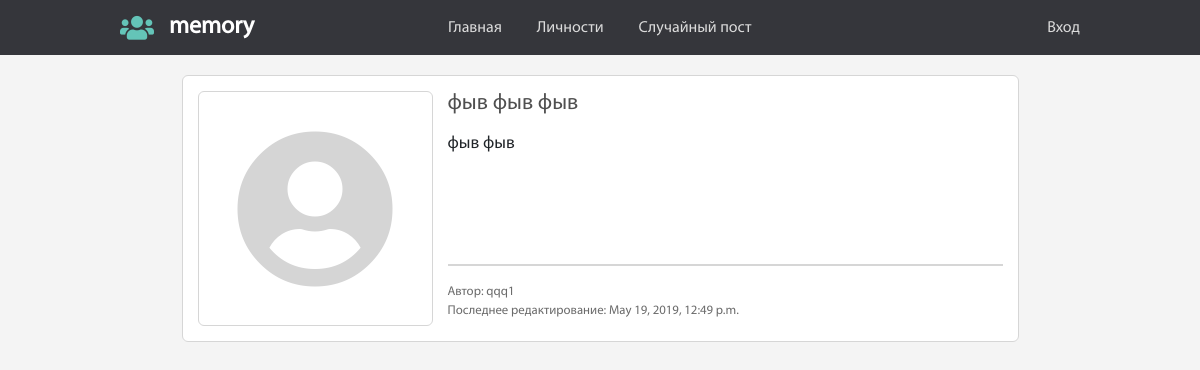
The page /post_detail/4/ on the database its author committed.
### mysite/models.py (models this page shows, shortened)
class Post(models.Model):
    email = models.EmailField(verbose_name="email", db_index=True, blank=True)
    name = models.ForeignKey(User, on_delete=models.CASCADE, verbose_name="Имя", db_index=True, blank=True)
    second_name = models.CharField(verbose_name="Фамилия", max_length=150, db_index=True, blank=True)
    title = models.CharField(verbose_name="Заголовок", max_length=500)
    preview = models.CharField(verbose_name= "Тизер", max_length=500, blank=True, db_index=True)
    text_post = MarkdownxField(verbose_name= "Текст поста", blank=True, db_index=True)
    CHOICE_TO_STAR = (
        (True, 'Пост известной личности'),
        (False, 'Пост обычного пользователя'),
    )
    star = models.BooleanField(verbose_name="Настройка поста", choices=CHOICE_TO_STAR, default=False)
    date_pub = models.DateTimeField(verbose_name="Дата публикации", auto_now_add=True)
    date_modified = models.DateTimeField(verbose_name="Последнее изменение", auto_now=True)
    pictures = models.CharField(verbose_name="Ссылка на картинку", max_length=500, blank=True)
    class Meta:
        ordering = ["-date_modified"]
    def text_post_markdown(self):
        return markdownify(self.text_post)
    def get_preview(self):
        if not self.preview:
            return markdownify(self.text_post[:501]+"...")
        else:
            return self.preview
    def __str__(self):
        return self.title

### mysite/views.py (the view)
# urls.py: url(r'^post_detail/(?P<post_id>\d+)/$', v.post_detail, name='post_detail'),
def post_detail(request, post_id):
    post = get_object_or_404(Post, id=post_id)
    return render(request, 'mysite/post_detail.html', context={'post': post})

### mysite/templates/mysite/post_detail.html (shortened to what this page needs)
{% extends 'mysite/base_page.html' %}
{% load staticfiles %}
{% block css %}
  <link rel="stylesheet" href="{% static 'css/post.css' %}">
{% endblock %}
{% block content %}
<aside class="post">
  <section class="post__img">
    <i class="fas fa-user-circle"></i>
  </section>
  <section class="post__info">
    <h3>{{ post }}</h3>
    <p class="post__prev">{{ post.get_preview }}</p>
    <hr>
    <div class="post__nav">
      <div class="post__addition">
        <span>Автор: {{post.name}} {{ post.second_name }}</span></br>
        <span>Последнее редактирование: {{ post.date_modified }}</span>
      </div>
    </div>
  </section>
</aside>
{% endblock %}

### static/css/base.css (style rules this page uses)
:root { --izumrud: #64c4b8; }
body { background: #f4f4f4; font-family: "MyriadProRegular"; }

### mysite/static/css/post.css (style rules this page uses)
.post { background: #FFF; border-radius: 6px; border: 1px #d6d6d6 solid; padding: 15px; width: 90%; display: flex; flex-flow: row wrap; margin: 0 auto; margin-bottom: 15px; }
.post__img { display: block; min-width: 235px; height: 235px; margin-right: 15px; border: 1px #d6d6d6 solid; border-radius: 6px; }
.post__img .fas { font-size: 10rem; display: flex; justify-content: center; align-items: center; height: 100%; color: #d5d5d5; }
.post__info { display: block; width: auto; flex: 1; }
.post__info h3 { color: #4f4f4f; margin-bottom: 15px; font-size: 1.4rem; }
.post__prev { font-size: 1.1rem; line-height: normal; height: 49%; overflow: hidden; }
.post__info hr { border: 1px #d6d6d6 solid; }
.post__nav { display: flex; justify-content: space-between; }
.post__addition { font-size: .8rem; color: #6b6b6b; }

### rows shown on the page
Post: title "фыв фыв фыв", get_preview "фыв фыв", name "qqq1", date_modified "May 19, 2019, 12:49 p.m."
